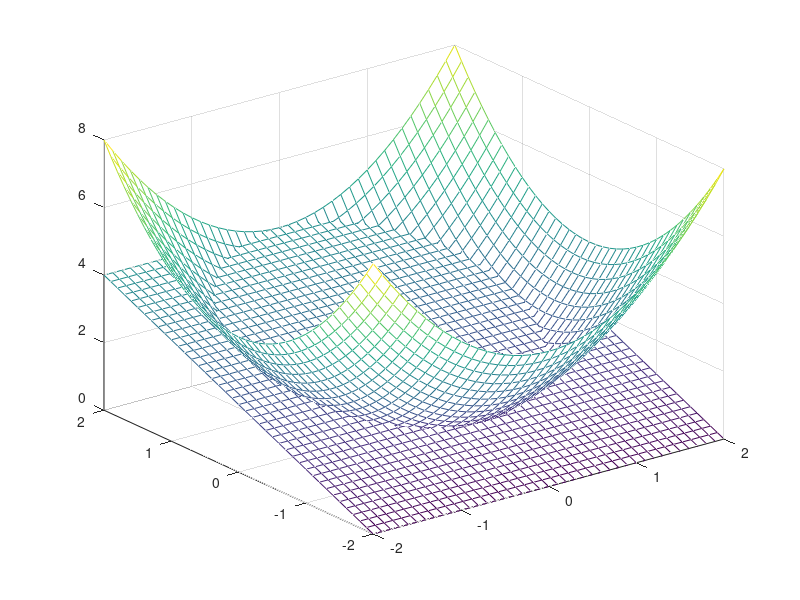

Source code (MATLAB): (Note: this script raises an error after producing the figure.)
[x,y] = meshgrid(-2:0.1:2);
z = x.^2+y.^2;
mesh(x,y,z)                  
hold on 
z = 2+y;
mesh(x,y,z)                  
hold off
t = 0:pi/32:2*pi;
u(t) = 3/2*cos(t);
v(t) = 3/2*sin(t)+(1/2);
w(t) = 5/2+(3/2)*sen(t);
plot3(u,v,w,'r')
hold off 